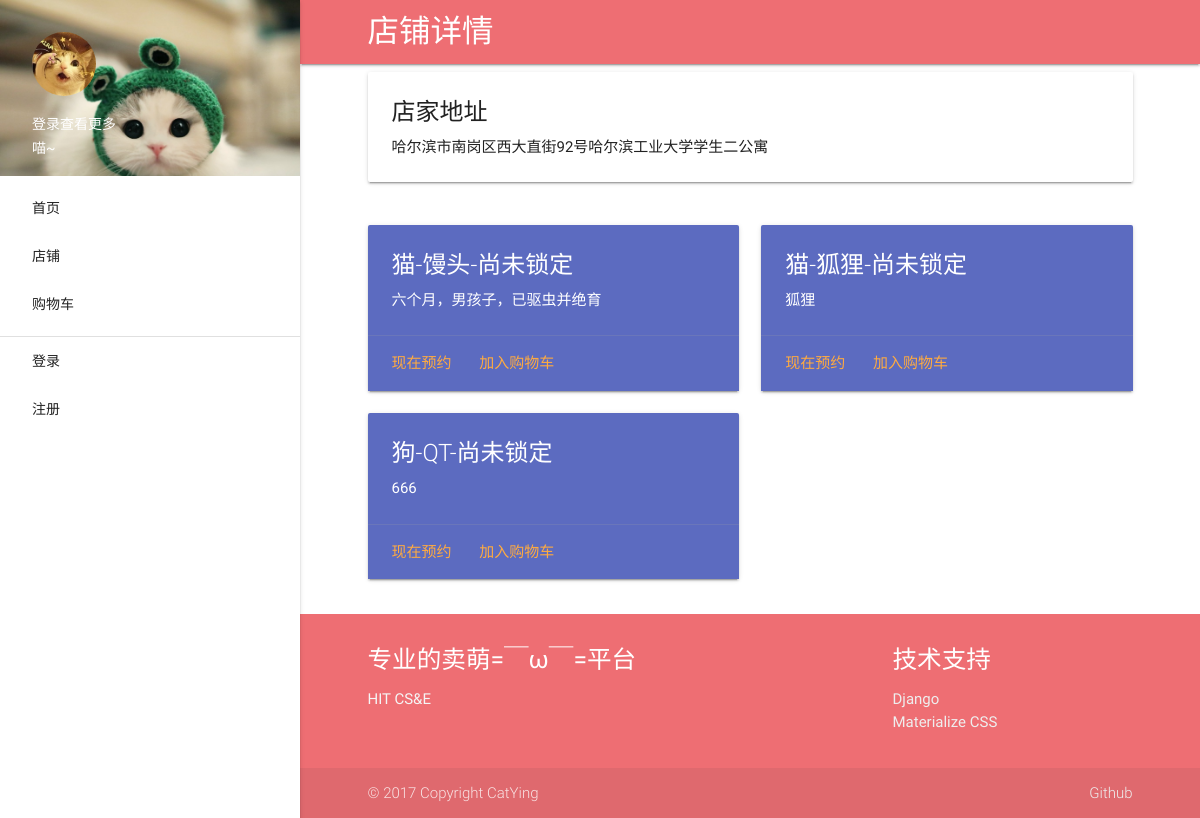
/shop/detail/1/, run on the app's committed database.
### authentication/models.py (models this page shows, shortened)
class MyUser(models.Model):
    user = models.OneToOneField(User)
    nickname = models.CharField(max_length=64)
    real_info = models.OneToOneField(RealInfo, blank=True, null=True)
    cellphone = models.CharField(max_length=16)
    address = models.CharField(max_length=512, blank=True)
    head_img = models.ImageField(upload_to='image/%Y/%m/%d', null=True)
    level = models.IntegerField(default=1)
    current_stage = models.IntegerField(default=1)

### shop/models.py (models this page shows, shortened)
class Item(models.Model):
    name = models.CharField(max_length=128)
    prototype = models.ForeignKey(Prototype)
    myuser = models.ForeignKey(MyUser)
    detail = models.TextField()
    locking_id = models.IntegerField(blank=True, null=True)

class Prototype(models.Model):
    name = models.CharField(max_length=64)

### shop/views.py (the view)
# urls.py: url(r"^detail/(?P<pk>[0-9]+)/", views.ShopDetailView.as_view(), name="shop-detail"),
class ShopDetailView(FrontMixin, ListView):
    model = Item
    context_object_name = 'item_list'
    template_name = 'shop/shop.html'
    def get_queryset(self):
        return Item.objects.filter(myuser=MyUser.objects.get(pk=int(self.kwargs['pk'])))
    def dispatch(self, request, *args, **kwargs):
        try:
            return super(ShopDetailView, self).dispatch(request, *args, **kwargs)
        except:
            return render(request, 'error.html')
    def get_context_data(self, **kwargs):
        context = super(ShopDetailView, self).get_context_data(**kwargs)
        context['detail'] = MyUser.objects.get(pk=int(self.kwargs['pk']))
        return context

### authentication/mixin.py (called while the page is built)
    def get_context_data(self, **kwargs):
        context = super(AuthMixin, self).get_context_data(**kwargs)
        if self.request.user.is_authenticated():
            myuser = self.request.user.myuser
            context['myuser'] = myuser
        return context

### website/mixin.py (called while the page is built)
    def get_context_data(self, **kwargs):
        return super(FrontMixin, self).get_context_data(**kwargs)

### templates/shop/shop.html (shortened to what this page needs)
{% extends 'base.html' %}
{% load staticfiles %}
{% block navhead %}店铺详情{% endblock %}
{% block content %}
    <div class="container">
        <div class="row">
            <div class="col s12">
                <div class="card">
                    <div class="card-content ">
                        <span class="card-title">店家地址</span>
                        <p>{{ detail.address }}</p>
                    </div>
                </div>
            </div>
        </div>
        <div class="row">
            {% for item in item_list %}
                <div class="col s12 m6">
                    {% if item.locking_id %}
                        <div class="card  indigo  lighten-1">
                            <div class="card-content white-text">
                                <span class="card-title">{{ item.prototype.name }}-{{ item.name }}-已被锁定</span>
                                <p>{{ item.detail }}</p>
                            </div>
                        </div>
                    {% else %}
                        <div class="card  indigo  lighten-1">
                            <div class="card-content white-text">
                                <span class="card-title">{{ item.prototype.name }}-{{ item.name }}-尚未锁定</span>
                                <p>{{ item.detail }}</p>
                            </div>
                            <div class="card-action">
                                <a href="#">现在预约</a>
                                <a href="#" class="add_cart" data-value="{{ item.id }}">加入购物车</a>
                            </div>
                        </div>
                    {% endif %}
                </div>
            {% endfor %}
        </div>
    </div>
{% endblock %}

### data on the page
MyUser: address "哈尔滨市南岗区西大直街92号哈尔滨工业大学学生二公寓"
Item: prototype.name "猫", name "馒头", detail "六个月，男孩子，已驱虫并绝育", {{ item.id }} 2 (drawn)
Item: prototype.name "猫", name "狐狸", detail "狐狸", {{ item.id }} 3 (drawn)
Item: prototype.name "狗", name "QT", detail "666", {{ item.id }} 4 (drawn)
